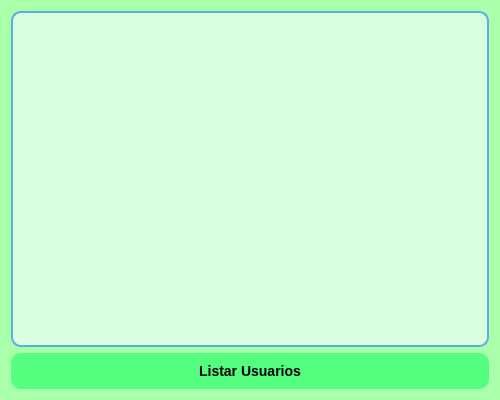
<?xml version="1.0" encoding="UTF-8"?>
<ui version="4.0">
 <class>ListWindow</class>
 <widget class="QWidget" name="ListWindow">
  <property name="geometry">
   <rect>
    <x>0</x>
    <y>0</y>
    <width>500</width>
    <height>400</height>
   </rect>
  </property>
  <property name="windowTitle">
   <string>Listar Usuarios</string>
  </property>
  <property name="styleSheet">
   <string notr="true">
      QWidget {
          
	background-color: rgb(170, 255, 170);
      }
      QTextEdit {
          border: 2px solid #5dade2;
          border-radius: 10px;
          padding: 8px;
          font-size: 14px;
          background-color: white;
      }
      QPushButton {
          background-color: #5dade2;
          color: white;
          font-size: 14px;
          font-weight: bold;
          padding: 10px 20px;
          border-radius: 10px;
      }
      QPushButton:hover {
          background-color: #3498db;
      }
   </string>
  </property>
  <layout class="QVBoxLayout" name="verticalLayout">
   <item>
    <widget class="QTextEdit" name="text_area">
     <property name="styleSheet">
      <string notr="true">background-color: rgb(217, 255, 222);</string>
     </property>
     <property name="readOnly">
      <bool>true</bool>
     </property>
    </widget>
   </item>
   <item>
    <widget class="QPushButton" name="btn_listar">
     <property name="styleSheet">
      <string notr="true">      QPushButton {
          background-color: rgb(85, 255, 127);
          color: black;
          font-size: 14px;
          font-weight: bold;
          padding: 10px 20px;
          border-radius: 10px;
      }
      QPushButton:hover {
          
	background-color: rgb(31, 255, 28);
      }</string>
     </property>
     <property name="text">
      <string>Listar Usuarios</string>
     </property>
    </widget>
   </item>
  </layout>
 </widget>
 <resources/>
 <connections/>
</ui>
